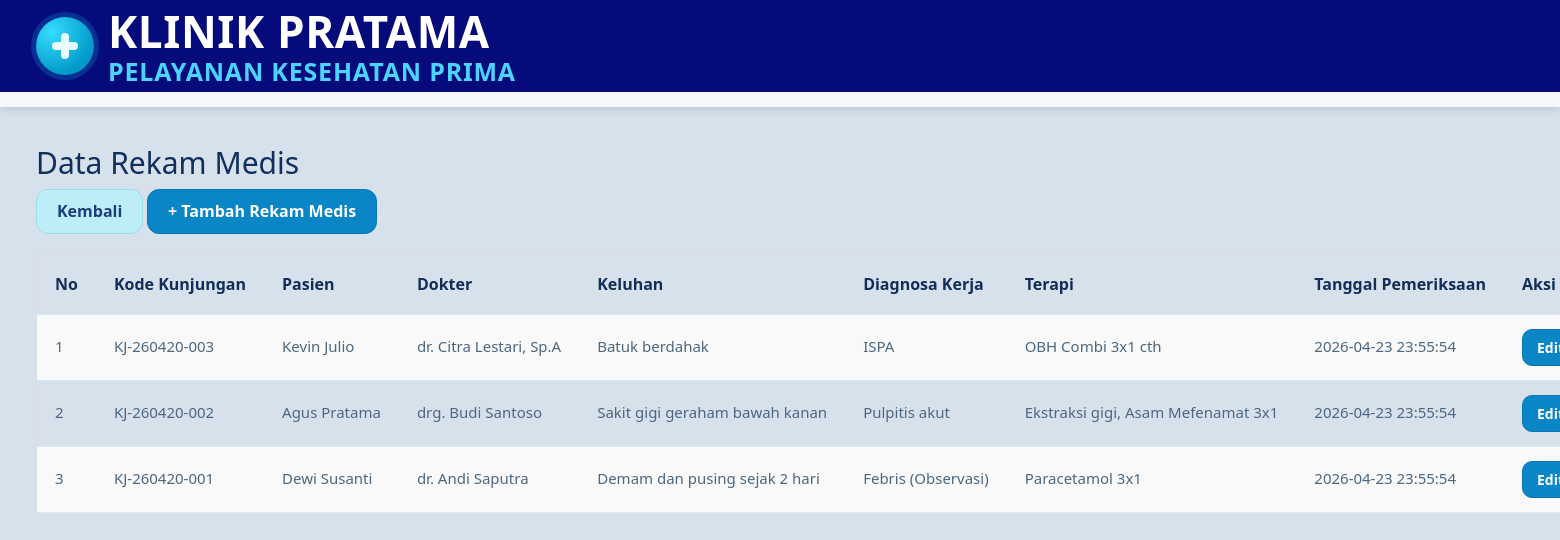
Page /rekam_medis/index.php (signed in) on the committed database.
### tables this page shows
CREATE TABLE `rekam_medis` (
  `id` int(11) NOT NULL,
  `kunjungan_id` int(11) NOT NULL,
  `keluhan` text DEFAULT NULL,
  `riwayat_penyakit` text DEFAULT NULL,
  `tekanan_darah` varchar(20) DEFAULT NULL,
  `suhu_tubuh` varchar(20) DEFAULT NULL,
  `nadi` varchar(20) DEFAULT NULL,
  `pernapasan` varchar(20) DEFAULT NULL,
  `diagnosa_kerja` text DEFAULT NULL,
  `diagnosa_banding` text DEFAULT NULL,
  `pemeriksaan_fisik` text DEFAULT NULL,
  `terapi` text DEFAULT NULL,
  `catatan_dokter` text DEFAULT NULL,
  `tindak_lanjut` text DEFAULT NULL,
  `tanggal_pemeriksaan` datetime DEFAULT current_timestamp()
);

CREATE TABLE `kunjungan` (
  `id` int(11) NOT NULL,
  `kode_kunjungan` varchar(30) DEFAULT NULL,
  `pasien_id` int(11) NOT NULL,
  `dokter_id` int(11) NOT NULL,
  `poli_id` int(11) DEFAULT NULL,
  `tanggal_kunjungan` date NOT NULL,
  `jam_kunjungan` time DEFAULT curtime(),
  `jenis_kunjungan` enum('baru','lama') DEFAULT 'lama',
  `cara_bayar` enum('umum','bpjs','asuransi','lainnya') DEFAULT 'umum',
  `keluhan_utama` text DEFAULT NULL,
  `status_kunjungan` enum('menunggu','diperiksa','selesai','batal') DEFAULT 'menunggu',
  `created_at` timestamp NOT NULL DEFAULT current_timestamp()
);

CREATE TABLE `pasien` (
  `id` int(11) NOT NULL,
  `no_rm` varchar(20) NOT NULL,
  `nik` varchar(30) DEFAULT NULL,
  `nama_pasien` varchar(100) NOT NULL,
  `jenis_kelamin` enum('L','P') NOT NULL,
  `tempat_lahir` varchar(50) DEFAULT NULL,
  `tanggal_lahir` date DEFAULT NULL,
  `umur` int(11) DEFAULT NULL,
  `alamat` text DEFAULT NULL,
  `no_telp` varchar(20) DEFAULT NULL,
  `golongan_darah` enum('A','B','AB','O') DEFAULT NULL,
  `alergi` text DEFAULT NULL,
  `status_kawin` varchar(30) DEFAULT NULL,
  `pekerjaan` varchar(50) DEFAULT NULL,
  `created_at` timestamp NOT NULL DEFAULT current_timestamp()
);

CREATE TABLE `dokter` (
  `id` int(11) NOT NULL,
  `kode_dokter` varchar(20) DEFAULT NULL,
  `nama_dokter` varchar(100) NOT NULL,
  `jenis_kelamin` enum('L','P') NOT NULL,
  `spesialisasi` varchar(100) DEFAULT NULL,
  `no_sip` varchar(50) DEFAULT NULL,
  `no_telp` varchar(20) DEFAULT NULL,
  `alamat` text DEFAULT NULL,
  `poli_id` int(11) DEFAULT NULL,
  `status` enum('aktif','nonaktif') DEFAULT 'aktif',
  `created_at` timestamp NOT NULL DEFAULT current_timestamp()
);

### rekam_medis/index.php (the view, shortened to what this page needs)
<?php
require_once '../config/auth.php';
$where = '';
$sql = "SELECT
        rm.id,
        rm.keluhan,
        rm.diagnosa_kerja,
        rm.terapi,
        rm.tanggal_pemeriksaan,
        k.kode_kunjungan,
        p.nama_pasien,
        d.nama_dokter
    FROM rekam_medis rm
    INNER JOIN kunjungan k ON rm.kunjungan_id = k.id
    INNER JOIN pasien p ON k.pasien_id = p.id
    INNER JOIN dokter d ON k.dokter_id = d.id
    $where
    ORDER BY rm.id DESC";
$stmt = mysqli_prepare($koneksi, $sql);
mysqli_stmt_execute($stmt);
$data = mysqli_stmt_get_result($stmt);
?>
<?php
require_once '../includes/header.php';
?>
<div class="container mt-4">
    <h2>Data Rekam Medis</h2>
    <a href="../dashboard/index.php" class="btn btn-secondary">Kembali</a>
    <a href="create.php" class="btn btn-primary">+ Tambah Rekam Medis</a>
    <br><br>
    <table class="table table-bordered table-striped">
        <thead>
            <tr>
                <th>No</th>
                <th>Kode Kunjungan</th>
                <th>Pasien</th>
                <th>Dokter</th>
                <th>Keluhan</th>
                <th>Diagnosa Kerja</th>
                <th>Terapi</th>
                <th>Tanggal Pemeriksaan</th>
                <th>Aksi</th>
            </tr>
        </thead>
        <tbody>
        <?php $no = 1; while ($row = mysqli_fetch_assoc($data)) { ?>
            <tr>
                <td><?= $no++; ?></td>
                <td><?= htmlspecialchars($row['kode_kunjungan'], ENT_QUOTES, 'UTF-8'); ?></td>
                <td><?= htmlspecialchars($row['nama_pasien'], ENT_QUOTES, 'UTF-8'); ?></td>
                <td><?= htmlspecialchars($row['nama_dokter'], ENT_QUOTES, 'UTF-8'); ?></td>
                <td><?= htmlspecialchars($row['keluhan'] ?? '-', ENT_QUOTES, 'UTF-8'); ?></td>
                <td><?= htmlspecialchars($row['diagnosa_kerja'] ?? '-', ENT_QUOTES, 'UTF-8'); ?></td>
                <td><?= htmlspecialchars($row['terapi'] ?? '-', ENT_QUOTES, 'UTF-8'); ?></td>
                <td><?= htmlspecialchars($row['tanggal_pemeriksaan'], ENT_QUOTES, 'UTF-8'); ?></td>
                <td>
                    <a href="edit.php?id=<?= $row['id']; ?>" class="btn btn-warning btn-sm">Edit</a>
                </td>
            </tr>
        <?php } ?>
        </tbody>
    </table>
</div>
<?php require_once '../includes/footer.php'; ?>

### assets/css/style.css (style rules this page uses)
:root { --blue-900: #060b7c; --blue-700: #0d4f97; --blue-500: #0d83c3; --sky-200: #b9eaf5; --sky-100: #def7ff; --bg-app: #d7e1ec; --bg-card: #f6f7f9; --text-900: #102f5d; --text-700: #3f607f; --danger: #ee3f52; --white: #ffffff; }
* { box-sizing: border-box; }
html, body { min-height: 100%; }
body { margin: 0; font-family: "Poppins", "Segoe UI", Arial, sans-serif; color: var(--text-900); background: var(--bg-app); -webkit-font-smoothing: antialiased; -moz-osx-font-smoothing: grayscale; }
a, .btn { transition: all 0.2s ease; }
.clinic-main .container, .clinic-main .container-fluid { width: 100%; max-width: none; margin: 0; padding: 0; }
.btn { border-radius: 12px; border: 1px solid transparent; font-weight: 700; padding: 10px 20px; font-size: 16px; box-shadow: none; }
.btn-primary, .btn-success, .btn-warning { background: #0a85c6; border-color: #0877b1; color: #ffffff; }
.btn-secondary, .btn-back { background: #bdeef8; border-color: #9bdeec; color: #1a3f78; }
.btn-sm { border-radius: 10px; padding: 7px 14px; font-size: 14px; }
.table { width: 100%; border-collapse: collapse; margin-bottom: 0; background: transparent; }
.table > thead > tr > th, .table > tbody > tr > td { border-left: none; border-right: none; border-top: none; border-bottom: 1px solid #d9e8f2; padding: 14px 18px; vertical-align: middle; background: transparent; white-space: nowrap; }
.table > thead > tr > th { font-size: 16px; font-weight: 700; color: #122e58; padding-top: 18px; padding-bottom: 18px; }
.table > tbody > tr > td { color: #4c6780; font-size: 15px; }

### rows in the picture
rekam_medis: kunjungan.kode_kunjungan "KJ-260420-003", pasien.nama_pasien "Kevin Julio", dokter.nama_dokter "dr. Citra Lestari, Sp.A", keluhan "Batuk berdahak", diagnosa_kerja "ISPA", terapi "OBH Combi 3x1 cth", tanggal_pemeriksaan "2026-04-23 23:55:54"
rekam_medis: kunjungan.kode_kunjungan "KJ-260420-002", pasien.nama_pasien "Agus Pratama", dokter.nama_dokter "drg. Budi Santoso", keluhan "Sakit gigi geraham bawah kanan", diagnosa_kerja "Pulpitis akut", terapi "Ekstraksi gigi, Asam Mefenamat 3x1", tanggal_pemeriksaan "2026-04-23 23:55:54"
rekam_medis: kunjungan.kode_kunjungan "KJ-260420-001", pasien.nama_pasien "Dewi Susanti", dokter.nama_dokter "dr. Andi Saputra", keluhan "Demam dan pusing sejak 2 hari", diagnosa_kerja "Febris (Observasi)", terapi "Paracetamol 3x1", tanggal_pemeriksaan "2026-04-23 23:55:54"
